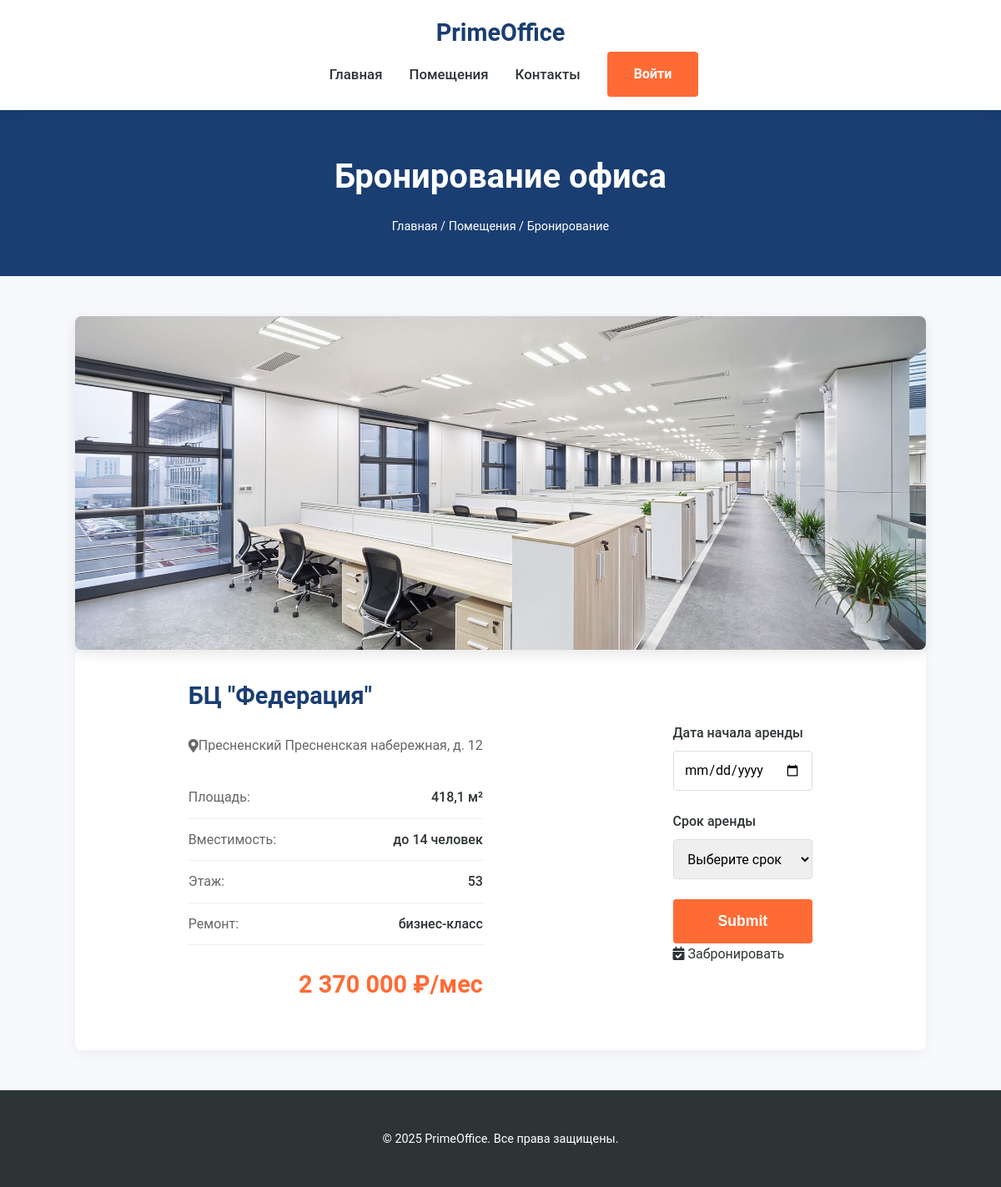
The app's page /office_book.php?office=5 with its own data.
### tables this page shows
CREATE TABLE `offices` (
  `id` int NOT NULL,
  `business_center` varchar(32) NOT NULL,
  `office_addres` varchar(96) NOT NULL,
  `office_area` varchar(32) NOT NULL,
  `office_square` varchar(32) NOT NULL,
  `office_repair` varchar(32) NOT NULL,
  `office_floor` int NOT NULL,
  `office_capacity` int NOT NULL,
  `office_rent` varchar(32) NOT NULL,
  `image_path` varchar(32) NOT NULL
);

### public/office_book.php (the view, shortened to what this page needs)
<?php
include "db.php";
include "header.php";
?>
<!DOCTYPE html>
<html lang="ru">
<head>
    <link rel="stylesheet" href="https://cdnjs.cloudflare.com/ajax/libs/font-awesome/5.15.3/css/all.min.css">
</head>
<body>
    <section class="page-header">
        <div class="container">
            <h1>Бронирование офиса</h1>
            <div class="breadcrumbs">
                <a href="index.php">Главная</a> /
                <a href="offices.php">Помещения</a> /
                <span>Бронирование</span>
            </div>
        </div>
    </section>
    <div class="container">
        <?php
            $id = $_GET['office'];
                $stm=$pdo->query("SELECT * FROM `offices` WHERE id='$id'");
                $office=$stm->fetch();?>
        <div class="booking-container">
            <div class="office-gallery">
                <img src=".\images\office\<?=$office['image_path']?>" alt="Офис в <?=$office['business_center']?>"
                     class="main-image">
            </div>
            <div class="office-block">
                <div class="office-details">
                <h2 class="office-title"><?='БЦ "'.$office['business_center'].'"'?></h2>
                <div class="office-location">
                    <i class="fas fa-map-marker-alt"></i><?=$office['office_area'].' '.$office['office_addres']?>
                </div>
                <div class="office-features">
                    <div class="feature-item">
                        <span class="feature-name">Площадь:</span>
                        <span class="feature-value"><?=$office['office_square']?> м²</span>
                    </div>
                    <div class="feature-item">
                        <span class="feature-name">Вместимость:</span>
                        <span class="feature-value">до <?=$office['office_capacity']?> человек</span>
                    </div>
                    <div class="feature-item">
                        <span class="feature-name">Этаж:</span>
                        <span class="feature-value"><?=$office['office_floor']?></span>
                    </div>
                    <div class="feature-item">
                        <span class="feature-name">Ремонт:</span>
                        <span class="feature-value"><?=$office['office_repair']?></span>
                    </div>
                </div>
                <div class="office-price"><?=$office['office_rent']?> ₽/мес</div>
                </div>
                <div class="booking-form">
                    <form method="post" action="book_action.php?office=<?=$id?>">
                        <div class="form-group">
                            <label for="startDate">Дата начала аренды</label>
                            <input type="date" name="start_date" required>
                        </div>
                        <div class="form-group">
                            <label for="period">Срок аренды</label>
                            <select name="period" required>
                                <option value="">Выберите срок</option>
                            </select>
                        </div>
                        <input type="submit" class="btn">
                            <i class="fas fa-calendar-check"></i> Забронировать
                    </form>
                </div>
            </div>
        </div>
    </div>
    <?php include "footer.php"; ?>
</body>
</html>

### public/header.php (style rules this page uses)
:root { --primary-color: #1a3e72; --secondary-color: #ff6b35; --accent-color: #004e89; --light-color: #f7f9fc; --dark-color: #2d3436; }
body { font-family: 'Roboto', 'Helvetica Neue', Arial, sans-serif; margin: 0; padding: 0; color: var(--dark-color); line-height: 1.6; }
.container { width: 85%; max-width: 1200px; margin: 0 auto; }

### public/office_book.php (style rules this page uses)
:root { --primary-color: #1a3e72; --secondary-color: #ff6b35; --light-color: #f7f9fc; --dark-color: #2d3436; }
body { font-family: 'Roboto', 'Helvetica Neue', Arial, sans-serif; margin: 0; padding: 0; color: var(--dark-color); line-height: 1.6; background-color: var(--light-color); }
.container { width: 85%; max-width: 1200px; margin: 0 auto; }
.page-header { background-color: var(--primary-color); color: white; padding: 3rem 0; text-align: center; }
.page-header h1 { font-size: 2.5rem; margin: 0; }
.breadcrumbs { margin-top: 1rem; font-size: 0.9rem; }
.breadcrumbs a { color: white; text-decoration: none; }
.booking-container { padding: 3rem 0; }
.office-gallery { position: relative; }
.main-image { width: 100%; height: 400px; object-fit: cover; border-radius: 8px; box-shadow: 0 5px 15px rgba(0,0,0,0.1); }
.office-block { background: white; padding: 2rem; border-radius: 8px; box-shadow: 0 5px 15px rgba(0,0,0,0.05); height: fit-content; display: flex; flex-wrap: wrap; justify-content: space-around; gap: 20px; }
.office-title { font-size: 1.8rem; color: var(--primary-color); margin-top: 0; }
.office-location { display: flex; align-items: center; margin: 1rem 0; color: #666; }
.office-features { margin: 1.5rem 0; }
.feature-item { display: flex; justify-content: space-between; padding: 0.75rem 0; border-bottom: 1px solid #eee; }
.feature-name { color: #666; }
.feature-value { font-weight: 500; }
.office-price { font-size: 1.8rem; font-weight: 700; color: var(--secondary-color); margin: 1.5rem 0; text-align: right; }
.booking-form { display: flex; align-content: center; flex-wrap: wrap; }
.form-group { margin-bottom: 1.5rem; }
.form-group label { display: block; margin-bottom: 0.5rem; font-weight: 500; }
.form-group input, .form-group select { width: 100%; padding: 0.8rem; border: 1px solid #ddd; border-radius: 4px; font-family: inherit; font-size: 1rem; }
.btn { display: block; width: 100%; background-color: var(--secondary-color); color: white; padding: 1rem; border-radius: 4px; text-decoration: none; font-weight: 600; transition: all 0.3s; border: none; cursor: pointer; font-size: 1.1rem; text-align: center; }

### public/footer.php (style rules this page uses)
:root { --primary-color: #1a3e72; --secondary-color: #ff6b35; --accent-color: #004e89; --light-color: #f7f9fc; --dark-color: #2d3436; }
body { font-family: 'Roboto', 'Helvetica Neue', Arial, sans-serif; margin: 0; padding: 0; color: var(--dark-color); line-height: 1.6; }

### records on screen
offices: image_path (picture), business_center "Федерация", office_area "Пресненский", office_addres "Пресненская набережная, д. 12", office_square "418,1", office_capacity "14", office_floor "53", office_repair "бизнес-класс", office_rent "2 370 000"
